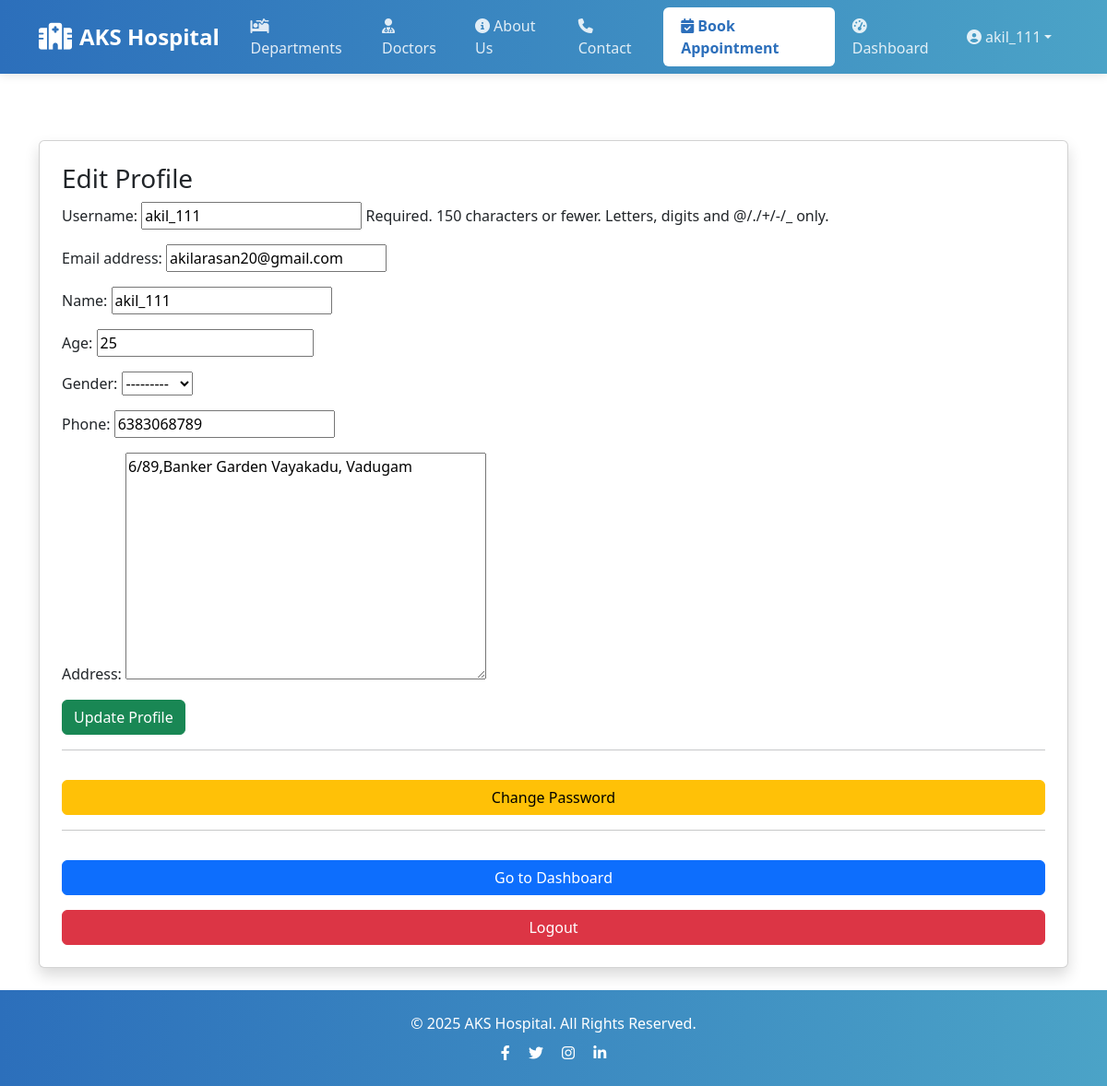
Page /patient/profile/ (signed in) on the committed database.
### core/models.py (models this page shows, shortened)
class CustomUser(AbstractUser):
    ROLE_CHOICES = (
        ('patient', 'Patient'),
        ('doctor', 'Doctor'),
    )
    role = models.CharField(max_length=10, choices=ROLE_CHOICES, default='None', null=True)

class Patient(models.Model):
    user = models.OneToOneField(settings.AUTH_USER_MODEL, on_delete=models.CASCADE, null=True)
    name = models.CharField(max_length=100, blank=True)
    age = models.PositiveBigIntegerField()
    gender = models.CharField(max_length=10, choices=[('Male', 'Male'), ('Female', 'Female')])
    email = models.EmailField()
    phone = models.CharField(max_length=15)
    address = models.TextField()

### core/views.py (the view)
# urls.py: path("patient/profile/", views.patient_profile, name="patient_profile"),
@login_required
def patient_profile(request):
    user = request.user
    patient = get_object_or_404(Patient, user=user)
    if request.method == 'POST':
        if 'update_profile' in request.POST:
            profile_form = PatientProfileForm(request.POST, instance=user)
            extra_form = PatientExtraForm(request.POST, instance=patient)
            if profile_form.is_valid() and extra_form.is_valid():
                profile_form.save()
                extra_form.save()
                return redirect('patient_profile')  # reload after save
    else:
        profile_form = PatientProfileForm(instance=user)
        extra_form = PatientExtraForm(instance=patient)
    return render(request, 'core/patient_profile.html', {
        'profile_form': profile_form,
        'extra_form': extra_form,
    })

### core/forms.py
class PatientProfileForm(forms.ModelForm):
    class Meta:
        model = User
        fields = ['username', 'email']  # only editable fields

class PatientExtraForm(forms.ModelForm):
    class Meta:
        model = Patient
        fields = ['name', 'age', 'gender', 'phone', 'address']

### core/templates/core/patient_profile.html (shortened to what this page needs)
{% extends "base.html" %}
{% block content %}
<div class="container mt-5">
    <div class="card shadow p-4">
        <h3>Edit Profile</h3>
        <form method="post">
            {{ profile_form.as_p }}
            {{ extra_form.as_p }}
            <button type="submit" name="update_profile" class="btn btn-success">Update Profile</button>
        </form>
        <hr>
        <a href="{% url 'change_password' %}" class="btn btn-warning mt-3">Change Password</a>
        <hr>
        <a href="{% url 'patient_dashboard' %}" class="btn btn-primary mt-3">Go to Dashboard</a>
        <a href="{% url 'logout' %}" class="btn btn-danger mt-3">Logout</a>
    </div>
</div>
{% endblock %}

### core/templates/base.html (shortened to what this page needs)
{% load static %}
<!DOCTYPE html>
<html lang="en">
<head>
    <link href="https://cdn.jsdelivr.net/npm/bootstrap@5.3.3/dist/css/bootstrap.min.css" rel="stylesheet">
    <link rel="stylesheet" href="https://cdn.jsdelivr.net/npm/bootstrap-icons@1.11.0/font/bootstrap-icons.css">
    <link rel="stylesheet" href="https://cdnjs.cloudflare.com/ajax/libs/font-awesome/6.4.0/css/all.min.css">
    <link rel="stylesheet" href="{% static 'css/style.css' %}">
</head>
<body>
    <nav class="navbar navbar-expand-lg navbar-dark sticky-top">
        <div class="container">
            <a class="navbar-brand" href="{% url 'home' %}">
                <i class="fas fa-hospital"></i>AKS Hospital
            </a>
            <div class="collapse navbar-collapse" id="mainNav">
                <ul class="navbar-nav ms-auto align-items-lg-center">
                    <li class="nav-item"><a class="nav-link" href="{% url 'departments_list' %}"><i class="fas fa-procedures"></i> Departments</a></li>
                    <li class="nav-item"><a class="nav-link" href="{% url 'doctors' %}"><i class="fas fa-user-md"></i> Doctors</a></li>
                    <li class="nav-item"><a class="nav-link" href="#"><i class="fas fa-info-circle"></i> About Us</a></li>
                    <li class="nav-item"><a class="nav-link" href="#"><i class="fas fa-phone"></i> Contact</a></li>
                    {% if user.is_authenticated %}
                        {% if user.role == "patient" %}
                            <li class="nav-item"><a class="nav-link appointment-btn" href="{% url 'book_appointment' %}"><i class="fas fa-calendar-check"></i> Book Appointment</a></li>
                            <li class="nav-item"><a class="nav-link" href="{% url 'patient_dashboard' %}"><i class="fas fa-tachometer-alt"></i> Dashboard</a></li>
                        {% elif user.role == "doctor" %}
                            <li class="nav-item"><a class="nav-link" href="{% url 'doctor_dashboard' %}"><i class="fas fa-tachometer-alt"></i> Doctor Dashboard</a></li>
                        {% endif %}
                        <li class="nav-item dropdown">
                            <a class="nav-link dropdown-toggle d-flex align-items-center" href="#" role="button" data-bs-toggle="dropdown" aria-expanded="false">
                                <i class="fas fa-user-circle me-1"></i> {{ user.username }}
                            </a>
                        </li>
                    {% else %}
                        <li class="nav-item"><a class="nav-link" href="{% url 'login' %}"><i class="fas fa-sign-in-alt"></i> Login</a></li>
                    {% endif %}
                </ul>
            </div>
        </div>
    </nav>
    <main class="py-4">
        {% block content %}{% endblock %}
    </main>
    <footer class="text-center py-4 mt-auto">
        <div class="container">
            <p class="mb-0">© 2025 AKS Hospital. All Rights Reserved.</p>
            <div class="mt-2">
                <a href="#" class="text-white me-3"><i class="fab fa-facebook-f"></i></a>
                <a href="#" class="text-white me-3"><i class="fab fa-twitter"></i></a>
                <a href="#" class="text-white me-3"><i class="fab fa-instagram"></i></a>
                <a href="#" class="text-white"><i class="fab fa-linkedin-in"></i></a>
            </div>
        </div>
    </footer>
</body>
</html>

### core/templates/base.html (style rules this page uses)
:root { --primary: #2c6fbb; --secondary: #4ba3c7; --accent: #175676; --light: #f8f9fa; --dark: #343a40; }
body { font-family: 'Segoe UI', Tahoma, Geneva, Verdana, sans-serif; display: flex; flex-direction: column; min-height: 100vh; }
main { flex: 1; }
.navbar { background: linear-gradient(to right, var(--primary), var(--secondary)); padding: 0.5rem 0; box-shadow: 0 2px 10px rgba(0, 0, 0, 0.1); }
.navbar-brand { font-weight: 700; font-size: 1.5rem; color: white !important; display: flex; align-items: center; }
.navbar-brand i { margin-right: 8px; font-size: 1.8rem; }
.nav-link { color: rgba(255, 255, 255, 0.85) !important; font-weight: 500; padding: 0.5rem 1rem !important; margin: 0 0.1rem; border-radius: 6px; transition: all 0.3s; }
.appointment-btn { background-color: white; color: var(--primary) !important; border-radius: 6px; padding: 0.5rem 1.2rem !important; font-weight: 600; margin-left: 0.5rem; transition: all 0.3s; }
footer { background: linear-gradient(to right, var(--primary), var(--secondary)); color: white; padding: 1.5rem 0; margin-top: auto; }

### rows in the picture
CustomUser: username "akil_111", email "akilarasan20@gmail.com"
Patient: name "akil_111", age "25", gender "---------", phone "6383068789", address "6/89,Banker Garden Vayakadu, Vadugam"
